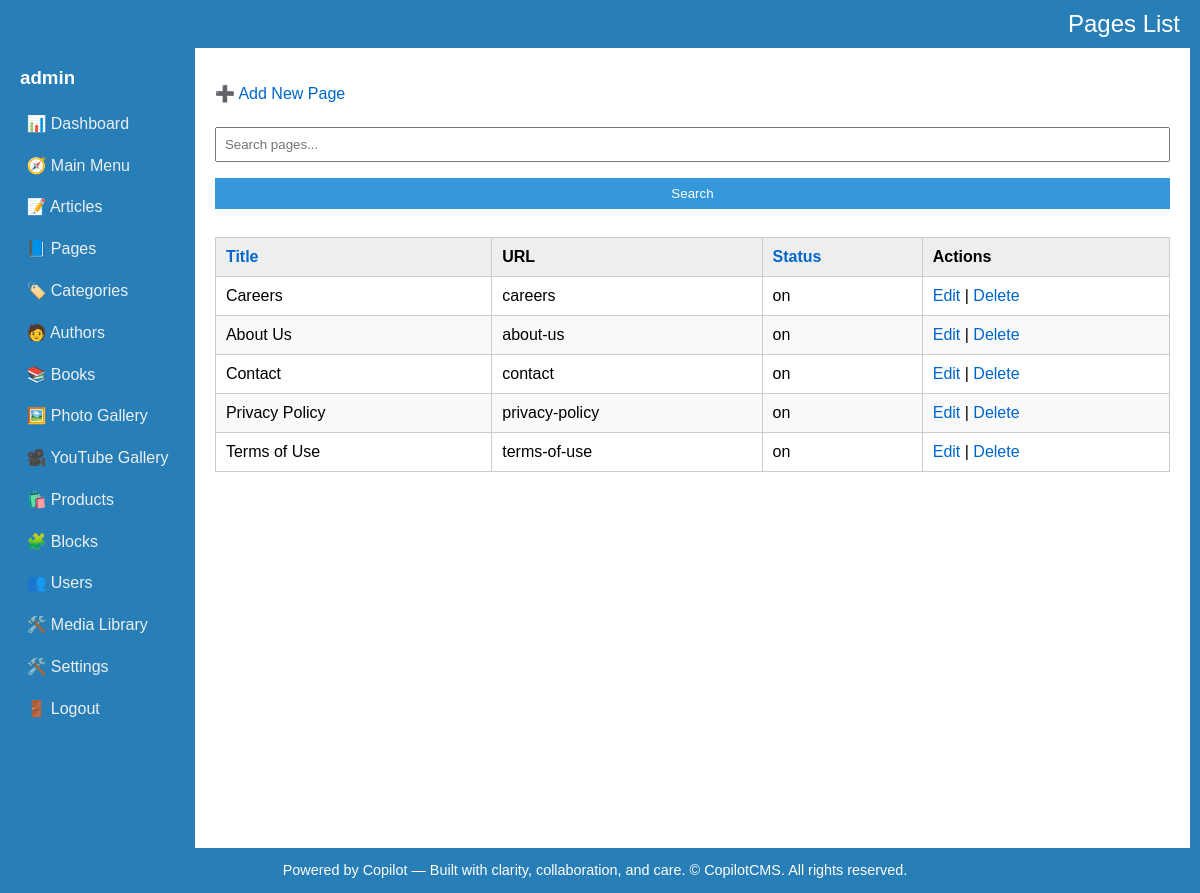
The app's page /admin/pages/list.php (signed in), older data.
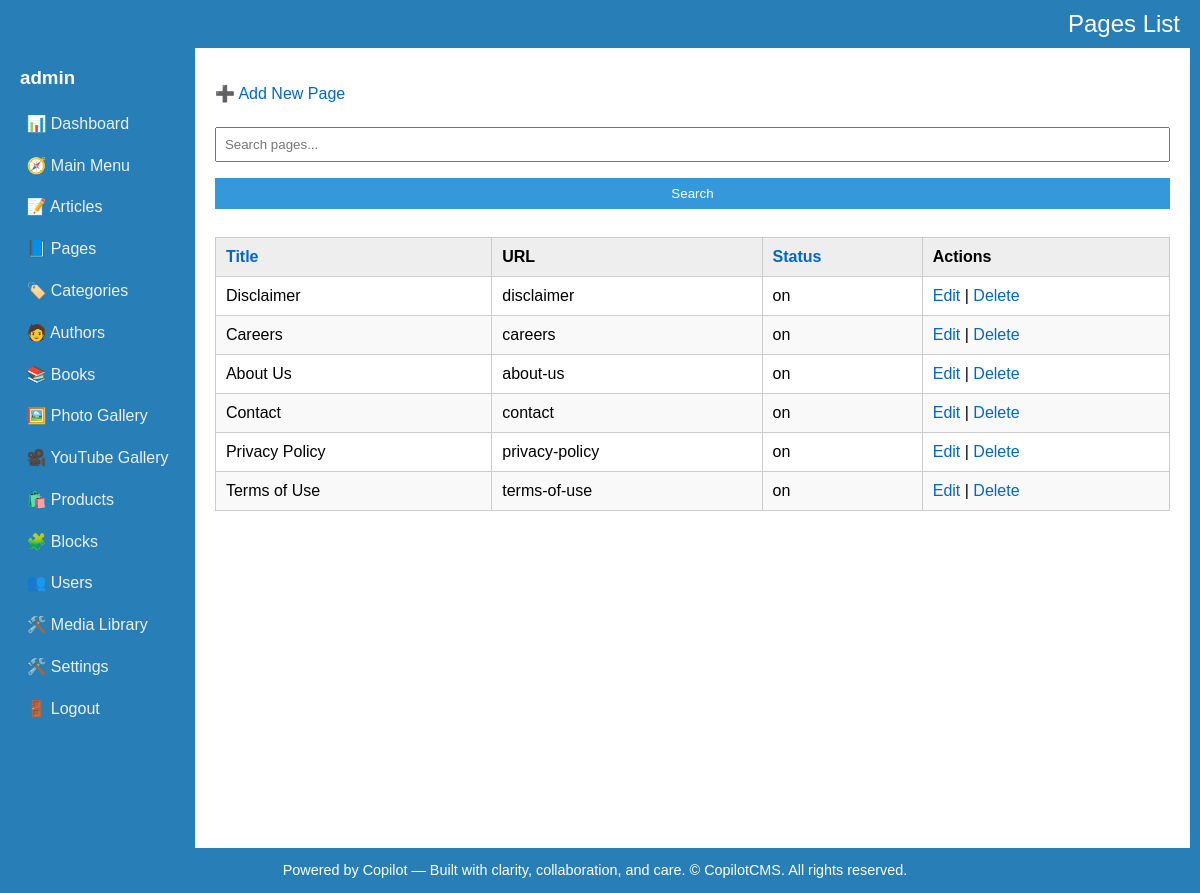
The same page, newer data.
### tables this page shows
CREATE TABLE IF NOT EXISTS `pages` (
  `key_pages` int(10) UNSIGNED NOT NULL AUTO_INCREMENT,
  `key_media_banner` int(10) UNSIGNED DEFAULT NULL,
  `banner_image_url` varchar(200) NOT NULL DEFAULT '',
  `title` varchar(200) NOT NULL DEFAULT '',
  `page_content` text NOT NULL,
  `url` varchar(200) NOT NULL DEFAULT '',
  `status` varchar(3) NOT NULL DEFAULT '',
  `entry_date_time` timestamp NOT NULL DEFAULT CURRENT_TIMESTAMP,
  `update_date_time` timestamp NOT NULL DEFAULT CURRENT_TIMESTAMP,
  PRIMARY KEY (`key_pages`),
  KEY `fk_pages_media` (`key_media_banner`)
);

### admin/pages/list.php (the view, shortened to what this page needs)
<?php
include '../db.php';
include '../layout.php';
?>
<?php startLayout("Pages List"); ?>
<p><a href="#" onclick="openModal()">➕ Add New Page</a></p>
<form method="get">
  <input type="text" name="q" placeholder="Search pages..." value="<?= htmlspecialchars($_GET['q'] ?? '') ?>">
  <input type="submit" value="Search">
</form>
<table>
  <thead>
    <tr>
      <th><?= sortLink('Title', 'title', $_GET['sort'] ?? '', $_GET['dir'] ?? '') ?></th>
      <th>URL</th>
      <th><?= sortLink('Status', 'status', $_GET['sort'] ?? '', $_GET['dir'] ?? '') ?></th>
      <th>Actions</th>
    </tr>
  </thead>
  <tbody>
    <?php
	$sort = $_GET['sort'] ?? 'entry_date_time';
	$dir = $_GET['dir'] ?? 'desc';
	$allowedSorts = ['title', 'status'];
	if (!in_array($sort, $allowedSorts)) $sort = 'entry_date_time';
    $sql = "SELECT * FROM pages";
	$sql .= " ORDER BY $sort $dir";
    $result = $conn->query($sql);
    while ($row = $result->fetch_assoc()) {
      echo "<tr>
        <td>{$row['title']}</td>
        <td>{$row['url']}</td>
        <td>{$row['status']}</td>
        <td>
          <a href='#' onclick='editItem({$row['key_pages']}, \"get_page.php\", [\"title\",\"page_content\",\"url\",\"status\"])'>Edit</a> |
          <a href='delete.php?id={$row['key_pages']}' onclick='return confirm(\"Delete this page?\")'>Delete</a>
        </td>
      </tr>";
    }
    ?>
  </tbody>
</table>
<?php endLayout(); ?>

### admin/layout.php (shortened to what this page needs)
<?php
function startLayout($title = "Admin Panel") {
	$username = $_SESSION["username"];
  echo <<<HTML
<!DOCTYPE html>
<html>
<div id="code-message"><span id="code-message-x" onclick="closeMessage();">X</span></div>
<head>
  <title>$title</title>
  <link rel="stylesheet" href="../assets/css/style.css">
  <script src="../assets/js/scripts.js"></script>
</head>
<body>
<header>
$title
</header>
<div class="container">
	<div class="sidebar">
	  <h3>$username</h3>
	  <a href="../index.php">📊 Dashboard</a>
	  <a href="../main_menu/list.php">🧭 Main Menu</a>
	  <a href="../articles/list.php">📝 Articles</a>
	  <a href="../pages/list.php">📘 Pages</a>
	  <a href="../categories/list.php">🏷️ Categories</a>
	  <a href="../authors/list.php">🧑‍ Authors</a>
	  <a href="../books/list.php">📚 Books</a>
	  <a href="../photo_gallery/list.php">🖼️ Photo Gallery</a>
	  <a href="../youtube_gallery/list.php">🎥 YouTube Gallery</a>
	  <a href="../products/list.php">🛍️ Products</a>
	  <a href="../blocks/list.php">🧩 Blocks</a>
	  <a href="../users/list.php">👥 Users</a>
	  <a href="../media_library/list.php">🛠️ Media Library</a>
	  <a href="../settings/list.php">🛠️ Settings</a>
	  <a href="../users/logout.php">🚪 Logout</a>
	</div>
	<div id="info-modal" class="modal">
	  <h3 id="info-modal-title">Info</h3>
	  <div id="info-modal-content" style="max-height:400px; overflow-y:auto;"></div>
	  <p><button type="button" onclick="closeInfoModal()">Close</button></p>
	</div>
  <div class="main">
HTML;
}
function endLayout() {
  echo <<<HTML
  </div>
</div>
<footer>
  Powered by Copilot &mdash; Built with clarity, collaboration, and care. &copy; <?= date('Y') ?> CopilotCMS. All rights reserved.
</footer>
</body>
</html>
HTML;
}
?>

### admin/db.php (shortened to what this page needs)
<?php
function sortLink($label, $column, $currentSort, $currentDir) {
    $newDir = ($currentSort === $column && $currentDir === 'asc') ? 'desc' : 'asc';
    $icon = '';
    $query = $_GET;
    $query['sort'] = $column;
    $query['dir'] = $newDir;
    $url = '?' . http_build_query($query);
    return "<a href=\"$url\">$label$icon</a>";
}
?>

### admin/assets/css/style.css (style rules this page uses)
body { margin: 0; font-family: Arial, sans-serif; border-right:10px solid #287eb7; }
a { color: #0066cc; text-decoration: none; }
header { color:#FFF; background: #287eb7; padding:10px; text-align:right; font-size:150%; }
.container { display: flex; background: #fff; min-height: 100vh; }
.sidebar { background: #287eb7; color: #fff; padding: 0 20px; }
.sidebar a, .dashboard-links a { display: block; margin-bottom: 10px; color: #ecf0f1; padding: 0.4em; border-radius: 4px; }
.main { flex: 1; padding: 20px; border-radius:20px; }
table { width: 100%; border-collapse: collapse; margin-top: 20px; }
table th, table td { padding: 10px; border: 1px solid #ccc; text-align: left; }
table th { background: #eee; }
tr:nth-child(even) { background: #f9f9f9; }
form { margin-bottom:20px; }
form input[type="text"], form textarea, form input[type="submit"] { width: 100%; padding: 8px; margin: 8px 0; box-sizing: border-box; }
form input[type="submit"] { background: #3498db; color: #fff; border: none; cursor: pointer; }
footer { background: #287eb7; color: #FFF; text-align: center; padding: 1em; font-size: 0.9em; }

Row changes from the older to the newer data that the page shows:
added pages: title "Disclaimer", url "disclaimer", status "on"
